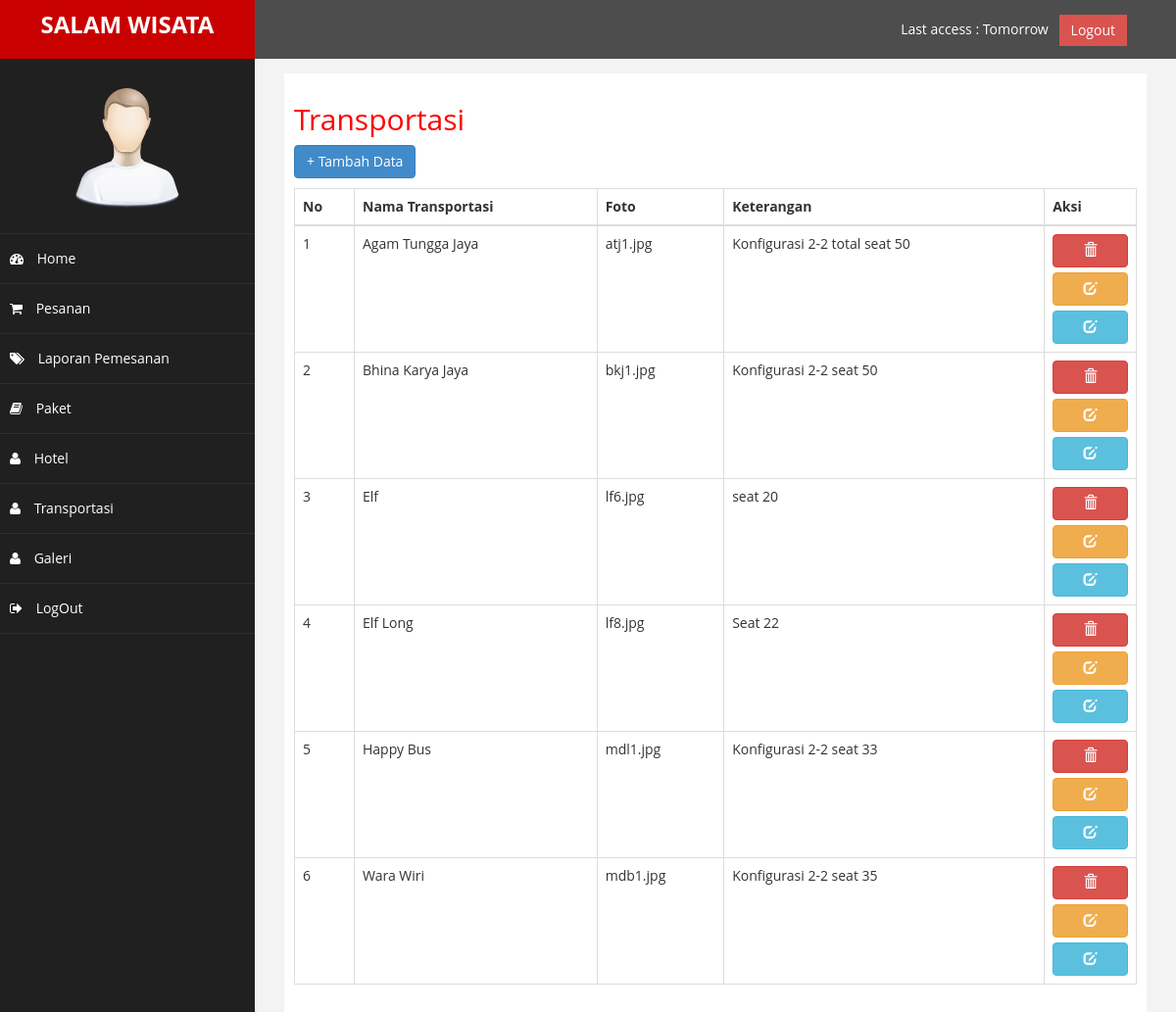
Screenshot of /admin/index.php?halaman=transportasi (signed in) with the database file from the repository.
### tables this page shows
CREATE TABLE `transportasi` (
  `id_transportasi` int(11) NOT NULL,
  `nama_transportasi` varchar(200) NOT NULL,
  `foto_transportasi` varchar(255) NOT NULL,
  `keterangan` text NOT NULL
);

### admin/transportasi.php (the view, shortened to what this page needs)
<!DOCTYPE html>
<html>
<head>
</head>
<body>
	<h2>Transportasi</h2>
	<a href="index.php?halaman=tambah_transportasi" class="btn btn-primary" style="margin-bottom: 10px">+ Tambah Data</a>
		<table class="table table-bordered">
		<thead>
			<tr>
				<th>No</th>
				<th>Nama Transportasi</th>
				<th>Foto</th>
				<th>Keterangan</th>
				<th>Aksi</th>
			</tr>
		</thead>
		<tbody>
			<?php $nomor=1; ?>
			<?php $ambil=$koneksi->query("SELECT * FROM transportasi"); ?>
			<?php while($pecah=$ambil->fetch_assoc()){ ?>
			<tr>
				<td><?php echo $nomor; ?></td>
				<td><?php echo $pecah["nama_transportasi"] ?></td>
				<td><?php echo $pecah["foto_transportasi"] ?></td>
				<td><?php echo $pecah["keterangan"] ?></td>
				<td class="p-2">
					<a href="index.php?halaman=hapus_transportasi&id= <?php echo $pecah['id_transportasi']; ?>" class="btn btn-danger ml-2 mr-2  btn-block"><i class="glyphicon glyphicon-trash"></i></a>
					<a href="index.php?halaman=edit_transportasi&id= <?php echo $pecah['id_transportasi']; ?>" class="btn btn-warning ml-2 mr-2  btn-block"><i class="glyphicon glyphicon-edit"></i></a>
					<a href="index.php?halaman=detail_transportasi&id= <?php echo $pecah['id_transportasi']; ?>" class="btn btn-info ml-2 mr-2  btn-block"><i class="glyphicon glyphicon-edit"></i></a>
				</td>
			</tr>
			<?php $nomor++; ?>
			<?php } ?>
		</tbody>
	</table>
</body>
</html>

### admin/index.php (shortened to what this page needs)
<?php
$koneksi= new mysqli("localhost","root","","salamwisata");
 ?>
<!DOCTYPE html>
<html xmlns="http://www.w3.org/1999/xhtml">
<head>
    <link href="assets/css/bootstrap.css" rel="stylesheet" />
    <link href="assets/css/font-awesome.css" rel="stylesheet" />
    <link href="assets/js/morris/morris-0.4.3.min.css" rel="stylesheet" />
    <link href="assets/css/custom.css" rel="stylesheet" />
</head>
<body>
    <div id="wrapper">
        <nav class="navbar navbar-inverse navbar-cls-top navbar-fixed-top" role="navigation" style="margin-bottom: 0">
            <div class="navbar-header">
                <a class="navbar-brand" href="index.php" style="font-size: 24px">SALAM WISATA</a>
            </div>
            <div style="color: white;
                padding: 15px 50px 5px 50px;
                float: right;
                font-size: 14px;"> Last access : Tomorrow &nbsp;
                <a href="logout.php" class="btn btn-danger square-btn-adjust">Logout</a>
            </div>
        </nav>
                <nav class="navbar-inverse navbar-side fixed-top" role="navigation" style="margin-top: 10px">
            <div class="sidebar-collapse">
                <ul class="nav" id="main-menu">
                <li class="text-center">
                    <img src="assets/img/find_user.png" class="user-image img-responsive"/>
                    </li>
                    <li>
                        <a  href="index.php"><i class="fa fa-dashboard"></i> Home</a>
                    </li>
                    <li>
                        <a  href="index.php?halaman=pesanan"><i class="fa fa-shopping-cart"></i> Pesanan</a>
                    </li>
                    <li>
                        <a  href="index.php?halaman=laporan_pemesanan"><i class="fa fa-tags"></i> Laporan Pemesanan</a>
                    </li>
                    <li>
                        <a  href="index.php?halaman=paket"><i class="fa fa-book"></i> Paket </a>
                    </li>
                     <li>
                        <a  href="index.php?halaman=hotel"><i class="fa fa-user"></i> Hotel</a>
                    </li>
                    <li>
                        <a  href="index.php?halaman=transportasi"><i class="fa fa-user"></i> Transportasi</a>
                    </li>
                    <li>
                        <a  href="index.php?halaman=galeri"><i class="fa fa-user"></i> Galeri</a>
                    </li>
                     <li>
                        <a  href="index.php?halaman=logout"><i class="fa fa-sign-out"></i> LogOut</a>
                    </li>
                </ul>
            </div>
        </nav>
        <div id="page-wrapper" style="margin-top: 50px">
            <div id="page-inner">
                <?php
                if (isset($_GET['halaman']))
                {
                    if ($_GET['halaman']=="pesanan")
                    {
                        include 'pesanan.php';
                    }
                    elseif ($_GET['halaman']=="laporan_pemesanan")
                    {
                        include 'laporan_pemesanan.php';
                    }
                    elseif ($_GET['halaman']=="destinasi")
                    {
                        include 'destinasi.php';
                    }
                    elseif ($_GET['halaman']=="tambah_destinasi")
                    {
                        include 'tambah_destinasi.php';
                    }
                    elseif ($_GET['halaman']=="edit_destinasi")
                    {
                        include 'edit_destinasi.php';
                    }
                    elseif ($_GET['halaman']=="hapus_destinasi")
                    {
                        include 'hapus_destinasi.php';
                    }
                    elseif ($_GET['halaman']=="hapus_destinasi_foto")
                    {
                        include 'hapus_destinasi_foto.php';
                    }
                    elseif ($_GET['halaman']=="detail_destinasi")
                    {
                        include 'detail_destinasi.php';
                    }
                    elseif ($_GET['halaman']=="paket")
                    {
                        include 'paket.php';
                    }
                    elseif ($_GET['halaman']=="tambah_paket")
                    {
                        include 'tambah_paket.php';
                    }
                    elseif ($_GET['halaman']=="edit_paket")
                    {
                        include 'edit_paket.php';
                    }
                    elseif ($_GET['halaman']=="hapus_paket")
                    {
                        include 'hapus_paket.php';
                    }
                    elseif ($_GET['halaman']=="hapus_paket_foto")
                    {
                        include 'hapus_paket_foto.php';
                    }
                    elseif ($_GET['halaman']=="detail_paket")
                    {
                        include 'detail_paket.php';
                    }
                    elseif ($_GET['halaman']=="hotel")
                    {
                        include 'hotel.php';
                    }
                    elseif ($_GET['halaman']=="tambah_hotel")
                    {
                        include 'tambah_hotel.php';
                    }
                    elseif ($_GET['halaman']=="edit_hotel")
                    {
                        include 'edit_hotel.php';
                    }
                    elseif ($_GET['halaman']=="hapus_hotel")
                    {
                        include 'hapus_hotel.php';
                    }
                    elseif ($_GET['halaman']=="hapus_hotel_foto")
                    {
                        include 'hapus_hotel_foto.php';
                    }
                    elseif ($_GET['halaman']=="detail_hotel")
                    {
                        include 'detail_hotel.php';
                    }
                    elseif ($_GET['halaman']=="transportasi")
                    {
                        include 'transportasi.php';
                    }
                    elseif ($_GET['halaman']=="tambah_transportasi")
                    {
                        include 'tambah_transportasi.php';
                    }
                    elseif ($_GET['halaman']=="edit_transportasi")
                    {
                        include 'edit_transportasi.php';
                    }
                    elseif ($_GET['halaman']=="hapus_transportasi")
                    {
                        include 'hapus_transportasi.php';
                    }
                    elseif ($_GET['halaman']=="hapus_transportasi_foto")
                    {
                        include 'hapus_transportasi_foto.php';
                    }
                    elseif ($_GET['halaman']=="detail_transportasi")
                    {
                        include 'detail_transportasi.php';
                    }
                    elseif ($_GET['halaman']=="galeri")
                    {
                        include 'galeri.php';
                    }
                    elseif ($_GET['halaman']=="tambah_galeri")
                    {
                        include 'tambah_galeri.php';
                    }
                    elseif ($_GET['halaman']=="edit_galeri")
                    {
                        include 'edit_galeri.php';
                    }
                    elseif ($_GET['halaman']=="detail_galeri")
                    {
                        include 'detail_galeri.php';
                    }
                    elseif ($_GET['halaman']=="hapus_galeri")
                    {
                        include 'hapus_galeri.php';
                    }
                    elseif ($_GET['halaman']=="hapus_foto_galeri")
                    {
                        include 'hapus_foto_galeri.php';
                    }
                    elseif ($_GET['halaman']=="logout")
                    {
                        include 'logout.php';
                    }
                }
                else
                {
                    include 'home.php';
                }
                ?>
            </div>
            </div>
        </div>
</body>
</html>

### admin/assets/css/custom.css (style rules this page uses)
body { font-family: 'Open Sans', sans-serif; }
#wrapper { width: 100%; background:#202020; }
#page-wrapper { padding: 15px 15px; min-height: 600px; background:#F3F3F3; }
#page-inner { width:100%; margin:10px 20px 10px 0px; background-color:#fff!important; padding:10px; min-height:1200px; }
.text-center { text-align:center; }
h2 { color: #f00; }
.square-btn-adjust { border: 0px solid transparent; -webkit-border-radius: 0px; -moz-border-radius: 0px; border-radius: 0px; }
.user-image { margin: 25px auto; -webkit-border-radius: 10px; -moz-border-radius: 10px; border-radius: 10px; max-height:170px; max-width:170px; }
.navbar-cls-top .navbar-brand { color: #fff; background: #C90000; width: 260px; text-align: center; height: 60px; font-size: 30px; font-weight: 700; }
.sidebar-collapse , .sidebar-collapse .nav { background:none; }
.sidebar-collapse .nav { padding:0; }
.sidebar-collapse .nav > li > a { color:#fff; background:#202020; text-shadow:none; }
.sidebar-collapse > .nav > li > a { padding:15px 10px; }
.sidebar-collapse > .nav > li { border-bottom: 1px solid rgba(107, 108, 109, 0.19); }
.navbar-side { border:none; background-color: #202020; }
.navbar-cls-top { background:#4D4D4D; border-bottom:none; }
.navbar-header { background: #A70303; }
.nav > li > a > i { margin-right:10px; }
@media (min-width:768px) { #page-wrapper { margin: 0 0 0 260px; padding: 15px 30px; min-height: 1200px; } }
@media (min-width:768px) { .navbar-side { z-index: 1; position: absolute; width: 260px; } }
@media (min-width:768px) { .navbar { border-radius: 0px; } }

### rows the page displays
transportasi: nama_transportasi "Agam Tungga Jaya", foto_transportasi "atj1.jpg", keterangan "Konfigurasi 2-2 total seat 50"
transportasi: nama_transportasi "Bhina Karya Jaya", foto_transportasi "bkj1.jpg", keterangan "Konfigurasi 2-2 seat 50"
transportasi: nama_transportasi "Elf", foto_transportasi "lf6.jpg", keterangan "seat 20"
transportasi: nama_transportasi "Elf Long", foto_transportasi "lf8.jpg", keterangan "Seat 22"
transportasi: nama_transportasi "Happy Bus", foto_transportasi "mdl1.jpg", keterangan "Konfigurasi 2-2 seat 33"
transportasi: nama_transportasi "Wara Wiri", foto_transportasi "mdb1.jpg", keterangan "Konfigurasi 2-2 seat 35"
